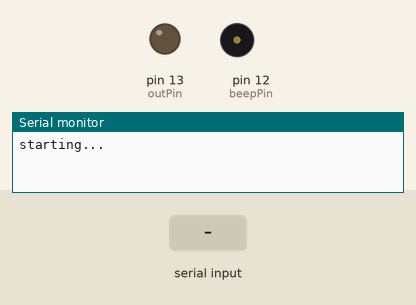
The sketch below on a simulated Arduino Uno, built with avr-gcc and run on an emulated ATmega328P. On the bench: output pins drawn as LEDs (lit = HIGH), buzzer (waves = sounding), the last lines printed to the serial monitor. The test bench sets the inputs (shaded band).

Above: at 1.2 s.
1.3 s: "M" received over Serial
At 1.55 s:
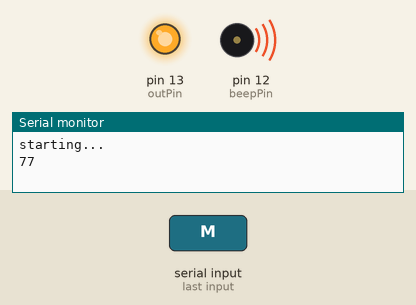
At 2.6 s:
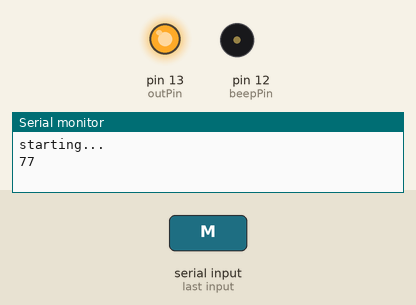
3.3 s: "N" received over Serial
At 3.7 s:
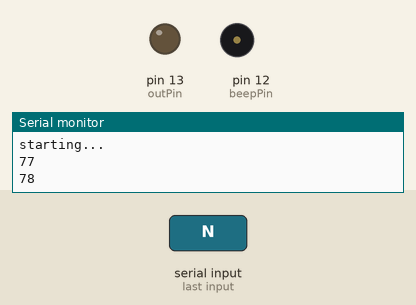
Timing chart, 0 to 6.3 s (numbered marks = the images above; inputs shaded):
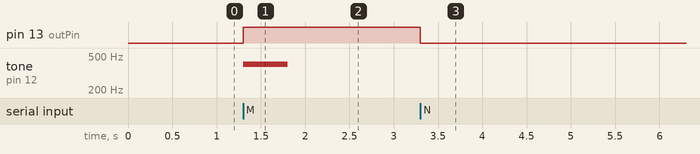

The sketch:

email-monitor.ino
```cpp
const int beepPin = 12;
const int outPin = 13;
int mail = LOW; // Is there new mail?
int val; // Value read from the serial port
int state = HIGH;

void setup()
{
    pinMode(outPin, OUTPUT); // sets the digital pin as output
    pinMode(beepPin, OUTPUT); // sets the digital pin as output
    Serial.begin(9600);
    Serial.flush();
    Serial.println("starting...");
}

void loop()
{
    // Read from serial port
    if (Serial.available()) {
        val = Serial.read();
        Serial.println(val);
        if (val == 'M') {
          if (mail != HIGH) {
            tone(beepPin, 400, 500);
          }
          mail = HIGH;
        }
        else if (val == 'N') {
          mail = LOW;
        }
    }

    // Set the status of the output pin
    digitalWrite(outPin, mail);
}
```

Measured:
- after the input at 1.3 s, pin 13 (outPin): LOW → HIGH at once; tone on pin 12 (beepPin): silent → 400 Hz at once, → silent 0.50 s later
- after the input at 3.3 s, pin 13 (outPin): HIGH → LOW at once
